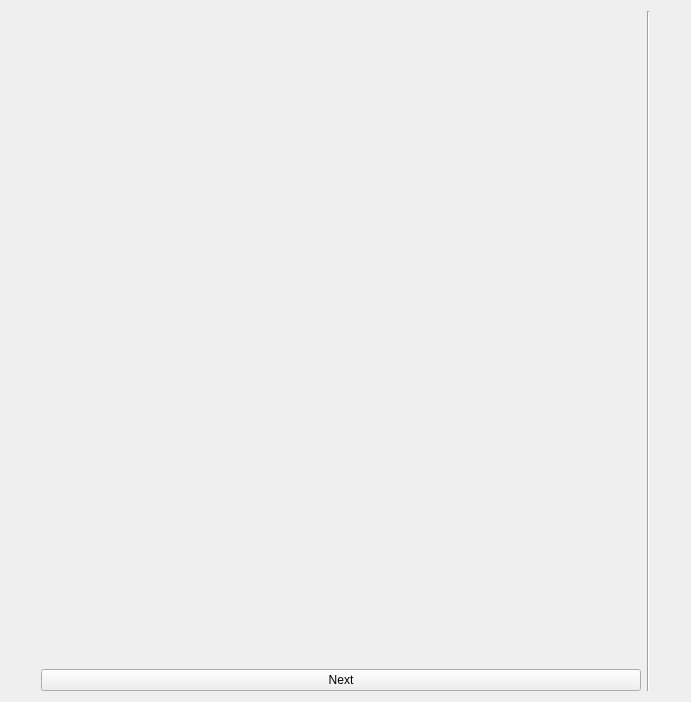
<?xml version="1.0" encoding="UTF-8"?>
<ui version="4.0">
 <class>SurakartaGameBrowserWindow</class>
 <widget class="QWidget" name="SurakartaGameBrowserWindow">
  <property name="geometry">
   <rect>
    <x>0</x>
    <y>0</y>
    <width>691</width>
    <height>702</height>
   </rect>
  </property>
  <property name="minimumSize">
   <size>
    <width>500</width>
    <height>300</height>
   </size>
  </property>
  <property name="maximumSize">
   <size>
    <width>3000</width>
    <height>3000</height>
   </size>
  </property>
  <property name="windowTitle">
   <string>Form</string>
  </property>
  <layout class="QHBoxLayout" name="horizontalLayout_2">
   <item>
    <spacer name="horizontalSpacer">
     <property name="orientation">
      <enum>Qt::Orientation::Horizontal</enum>
     </property>
     <property name="sizeHint" stdset="0">
      <size>
       <width>40</width>
       <height>20</height>
      </size>
     </property>
    </spacer>
   </item>
   <item>
    <layout class="QVBoxLayout" name="verticalLayout_2">
     <item>
      <spacer name="verticalSpacer_2">
       <property name="orientation">
        <enum>Qt::Orientation::Vertical</enum>
       </property>
       <property name="sizeHint" stdset="0">
        <size>
         <width>0</width>
         <height>5</height>
        </size>
       </property>
      </spacer>
     </item>
     <item>
      <widget class="SurakartaBoardWidget" name="surakarta_board" native="true">
       <property name="sizePolicy">
        <sizepolicy hsizetype="Preferred" vsizetype="Preferred">
         <horstretch>0</horstretch>
         <verstretch>0</verstretch>
        </sizepolicy>
       </property>
       <property name="minimumSize">
        <size>
         <width>600</width>
         <height>600</height>
        </size>
       </property>
       <property name="maximumSize">
        <size>
         <width>800</width>
         <height>800</height>
        </size>
       </property>
      </widget>
     </item>
     <item>
      <widget class="QPushButton" name="commitButton">
       <property name="text">
        <string>Next</string>
       </property>
      </widget>
     </item>
    </layout>
   </item>
   <item>
    <widget class="Line" name="line">
     <property name="orientation">
      <enum>Qt::Orientation::Vertical</enum>
     </property>
    </widget>
   </item>
   <item>
    <spacer name="horizontalSpacer_2">
     <property name="orientation">
      <enum>Qt::Orientation::Horizontal</enum>
     </property>
     <property name="sizeHint" stdset="0">
      <size>
       <width>40</width>
       <height>20</height>
      </size>
     </property>
    </spacer>
   </item>
  </layout>
 </widget>
 <customwidgets>
  <customwidget>
   <class>SurakartaBoardWidget</class>
   <extends>QWidget</extends>
   <header>surakarta_board_widget.h</header>
   <container>1</container>
  </customwidget>
 </customwidgets>
 <resources/>
 <connections/>
</ui>
